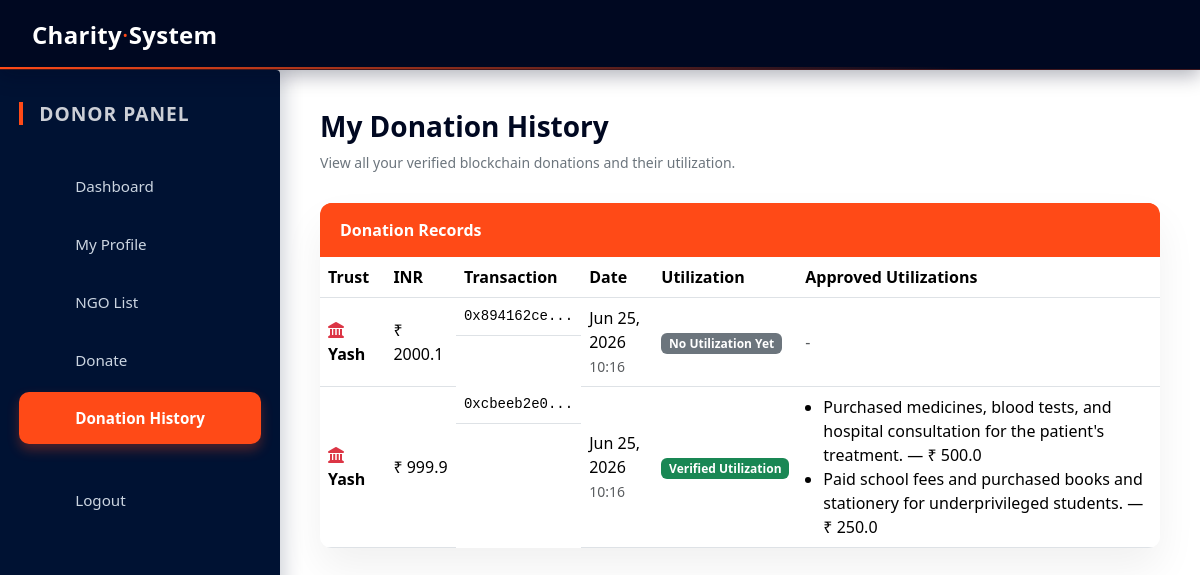
Page /show_donation/ (signed in) on the committed database.
### app/models.py (models this page shows, shortened)
class Donation(models.Model):
    donor = models.ForeignKey(
        User,
        on_delete=models.SET_NULL,
        null=True,
        blank=True,
        help_text="Registered donor (optional)"
    )
    trust = models.ForeignKey(
        trust_profile,
        on_delete=models.CASCADE,
        related_name="donations"
    )
    amount = models.FloatField(
        help_text="Amount donated (verified from blockchain)"
    )
    tx_hash = models.CharField(
        max_length=66,
        unique=True,
        help_text="Ethereum transaction hash (MetaMask / Ganache)"
    )
    integrity_hash = models.CharField(
        max_length=128,
        help_text="Derived checksum for DB integrity verification"
    )
    created_at = models.DateTimeField(auto_now_add=True)

class Utilization(models.Model):
    donation = models.ForeignKey(
        Donation,
        on_delete=models.CASCADE,
        related_name="utilizations"
    )
    trust = models.ForeignKey(
        trust_profile,
        on_delete=models.CASCADE
    )
    amount_used = models.FloatField()
    purpose = models.CharField(max_length=500)
    category = models.CharField(max_length=50, default="Other")
    proof = models.ImageField(
        upload_to="utilization_proofs/",
        null=True,
        blank=True
    )
    is_verified = models.BooleanField(default=False)
    verified_by = models.ForeignKey(
        User,
        on_delete=models.SET_NULL,
        null=True,
        blank=True,
        related_name="verified_utilizations"
    )
    verified_at = models.DateTimeField(null=True, blank=True)
    created_at = models.DateTimeField(auto_now_add=True)

### app/views.py (the view)
# urls.py: path('show_donation/', views.show_donation, name='show_donation'),
@login_required(login_url="log_in")
@cache_control(no_cache=True, must_revalidate=True, no_store=True)
def show_donation(request):
    donations = Donation.objects.filter(
        donor=request.user
    ).select_related(
        "trust"
    ).prefetch_related(
        Prefetch(
            "utilizations",
            queryset=Utilization.objects.filter(is_verified=True),
            to_attr="approved_utilizations"
        )
    ).order_by("-created_at")
    donation_data = []
    for d in donations:
        donation_data.append({
            "trust_name": d.trust.user.first_name,
            "tx_hash": d.tx_hash,
            "eth_amount": d.amount,
            "inr_amount": round(d.amount * ETH_TO_INR_RATE, 2),
            "date": d.created_at,
            "utilizations": d.approved_utilizations  # ✅ ONLY APPROVED
        })
    context = {
        "fname": request.user.first_name,
        "donations": donation_data
    }
    return render(request, "show_donation.html", context)

### templates/show_donation.html (shortened to what this page needs)
<!doctype html>
<html>
<head>
  <link rel="stylesheet" href="/static/css/dashboard.css" />
  <link href="https://cdn.jsdelivr.net/npm/bootstrap@5.3.2/dist/css/bootstrap.min.css" rel="stylesheet" />
  <link rel="stylesheet" href="https://cdnjs.cloudflare.com/ajax/libs/font-awesome/6.4.0/css/all.min.css" />
</head>
<body>
  <div class="dashboard-header">
    Charity<span style="font-weight: 300; color: #ff4a17">·</span>System
  </div>
  <div class="dashboard-container">
    <div class="sidebar">
      <h4>DONOR PANEL</h4>
      <ul>
        <li>
          <a href="{% url 'user_dashboard' %}">  Dashboard </a>
        </li>
        <li>
          <a href="{% url 'user_dashboard' %}">  My Profile </a>
        </li>
        <li>
          <a href="{% url 'user_dashboard' %}">  NGO List </a>
        </li>
        <li>
          <a href="{% url 'donation' %}">  Donate </a>
        </li>
        <li>
          <a href="{% url 'show_donation' %}" class="active">
             Donation History
          </a>
        </li>
        <li style="margin-top: 30px">
          <a href="{% url 'logout' %}">  Logout </a>
        </li>
      </ul>
    </div>
    <div class="main-content">
      <div class="section-header">
        <h3 class="section-title">My Donation History</h3>
        <p class="section-subtitle">
          View all your verified blockchain donations and their utilization.
        </p>
      </div>
      {% if donations %}
      <div class="ngo-card" style="padding:0; border-radius:12px; overflow:hidden;">
        <div style="background:#ff4a17;color:white;padding:15px 20px;font-weight:600;">
          Donation Records
        </div>
        <div class="table-responsive">
          <table class="table mb-0 align-middle">
            <thead style="background:#f4f6f9;">
              <tr>
                <th>Trust</th>
                <th>INR</th>
                <th>Transaction</th>
                <th>Date</th>
                <th>Utilization</th>
                <th>Approved Utilizations</th>
              </tr>
            </thead>
            <tbody>
              {% for donation in donations %}
              <tr>
                <td style="font-weight:600;">
                  <i class="fas fa-landmark me-2 text-danger"></i>
                  {{ donation.trust_name }}
                </td>
                <td>₹ {{ donation.inr_amount }}</td>
                <td class="eth-address">
                  {{ donation.tx_hash|slice:":10" }}...
                </td>
                <td>
                  {{ donation.date|date:"M d, Y" }} <br>
                  <small class="text-muted">
                    {{ donation.date|date:"H:i" }}
                  </small>
                </td>
                <td>
                  {% if donation.utilizations %}
                  <span class="badge bg-success">Verified Utilization</span>
                  {% else %}
                  <span class="badge bg-secondary">No Utilization Yet</span>
                  {% endif %}
                </td>
                <td>
                  {% if donation.utilizations %}
                  <ul style="margin:0; padding-left:18px;">
                    {% for u in donation.utilizations %}
                    <li>
                      {{ u.purpose }} — ₹ {{ u.amount_used }}
                    </li>
                    {% endfor %}
                  </ul>
                  {% else %}
                  <span class="text-muted">-</span>
                  {% endif %}
                </td>
              </tr>
              {% endfor %}
            </tbody>
          </table>
        </div>
      </div>
      {% endif %}
    </div>
  </div>
</body>
</html>

### static/css/dashboard.css (style rules this page uses)
:root { --primary-dark: #000821; --sidebar-dark: #001233; --accent: #ff4a17; --light-bg: #f4f6fb; --card-bg: #ffffff; --text-muted: #6c757d; --glass-white: rgba(255, 255, 255, 0.12); --shadow-sm: 0 8px 20px rgba(0, 8, 33, 0.06); --shadow-hover: 0 16px 30px rgba(0, 18, 51, 0.12); }
* { margin: 0; padding: 0; box-sizing: border-box; font-family: "Segoe UI", system-ui, -apple-system, BlinkMacSystemFont, sans-serif; }
body { background: var(--light-bg); }
.dashboard-header { height: 70px; background: var(--primary-dark); color: white; display: flex; align-items: center; padding: 0 2rem; font-size: 1.5rem; font-weight: 600; letter-spacing: 0.3px; position: fixed; width: 100%; top: 0; z-index: 1100; backdrop-filter: blur(2px); border-bottom: 1px solid rgba(255, 74, 23, 0.25); box-shadow: 0 6px 18px rgba(0, 8, 33, 0.3); }
.dashboard-header::after { content: ""; position: absolute; bottom: 0; left: 0; width: 100%; height: 2px; background: linear-gradient(90deg, var(--accent), transparent 80%); }
.dashboard-container { display: flex; margin-top: 70px; min-height: calc(100vh - 70px); }
.sidebar { width: 280px; background: var(--sidebar-dark); padding: 2rem 1.2rem; color: #fff; display: flex; flex-direction: column; box-shadow: 4px 0 20px rgba(0, 18, 51, 0.2); border-top-right-radius: 4px; transition: all 0.2s ease; }
.sidebar h4 { margin-bottom: 2.2rem; font-weight: 600; font-size: 1.2rem; letter-spacing: 1px; padding-left: 0.5rem; color: #ffffffcc; border-left: 4px solid var(--accent); padding-left: 16px; }
.sidebar ul { list-style: none; padding: 0; margin: 0; }
.sidebar ul li { margin-bottom: 6px; }
.sidebar ul li a { text-decoration: none; color: #cbd5e1; padding: 0.85rem 1rem 0.85rem 1.2rem; display: flex; align-items: center; gap: 12px; border-radius: 10px; transition: all 0.25s ease; font-size: 0.95rem; font-weight: 500; border: 1px solid transparent; }
.sidebar ul li a.active { background: var(--accent); color: #fff; font-weight: 600; box-shadow: 0 6px 12px rgba(255, 74, 23, 0.3); }
.main-content { flex: 1; padding: 2.2rem 2.5rem; transition: all 0.2s; }
.card-box, .trust-card, .sidebar ul li a { will-change: transform, box-shadow; }
.main-content { flex: 1; padding: 40px; min-height: calc(100vh - 70px); transition: 0.3s ease; }
.section-header { margin-bottom: 30px; }
.section-title { font-weight: 600; color: #000821; }
.section-subtitle { color: #6c757d; font-size: 14px; }
.ngo-card { background: #ffffff; border-radius: 18px; padding: 25px 25px 20px 25px; box-shadow: 0 20px 40px #0000000f; position: relative; transition: 0.3s ease; }
.eth-address { font-size: 14px; font-family: monospace; white-space: nowrap; overflow: hidden; text-overflow: ellipsis; max-width: 160px; display: inline-block; color: #ff4a17; }
.ngo-card::before { content: ""; position: absolute; top: 0; left: 0; width: 100%; height: 5px; background: var(--accent); }

### rows in the picture
Donation: tx_hash "0x894162ce", date "Jun 25, 2026", date "10:16"
Donation: tx_hash "0xcbeeb2e0", date "Jun 25, 2026", date "10:16"
Utilization: purpose "Purchased medicines, blood tests, and hospital consultation for the patient's treatment.", amount_used "500.0"
Utilization: purpose "Paid school fees and purchased books and stationery for underprivileged students.", amount_used "250.0"

### other values in the picture
{{ donation.trust_name }} "Yash" "Yash"
{{ donation.inr_amount }} "2000.1" "999.9"
